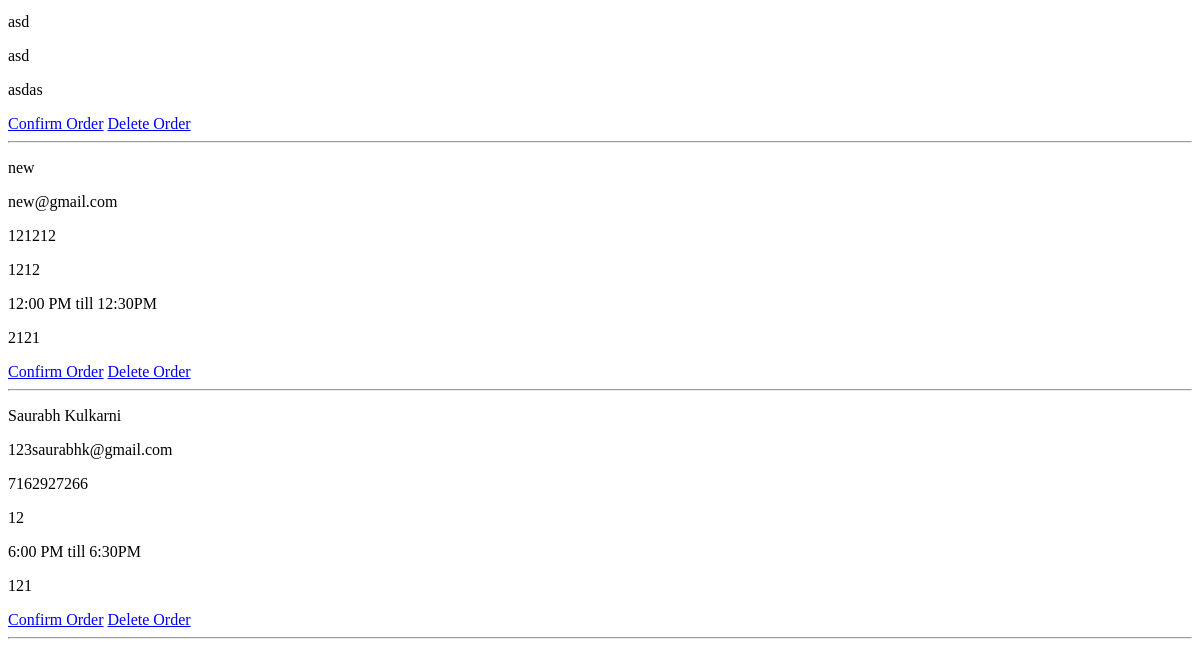
Before: /kitchen/ (lower part) with the older database file.
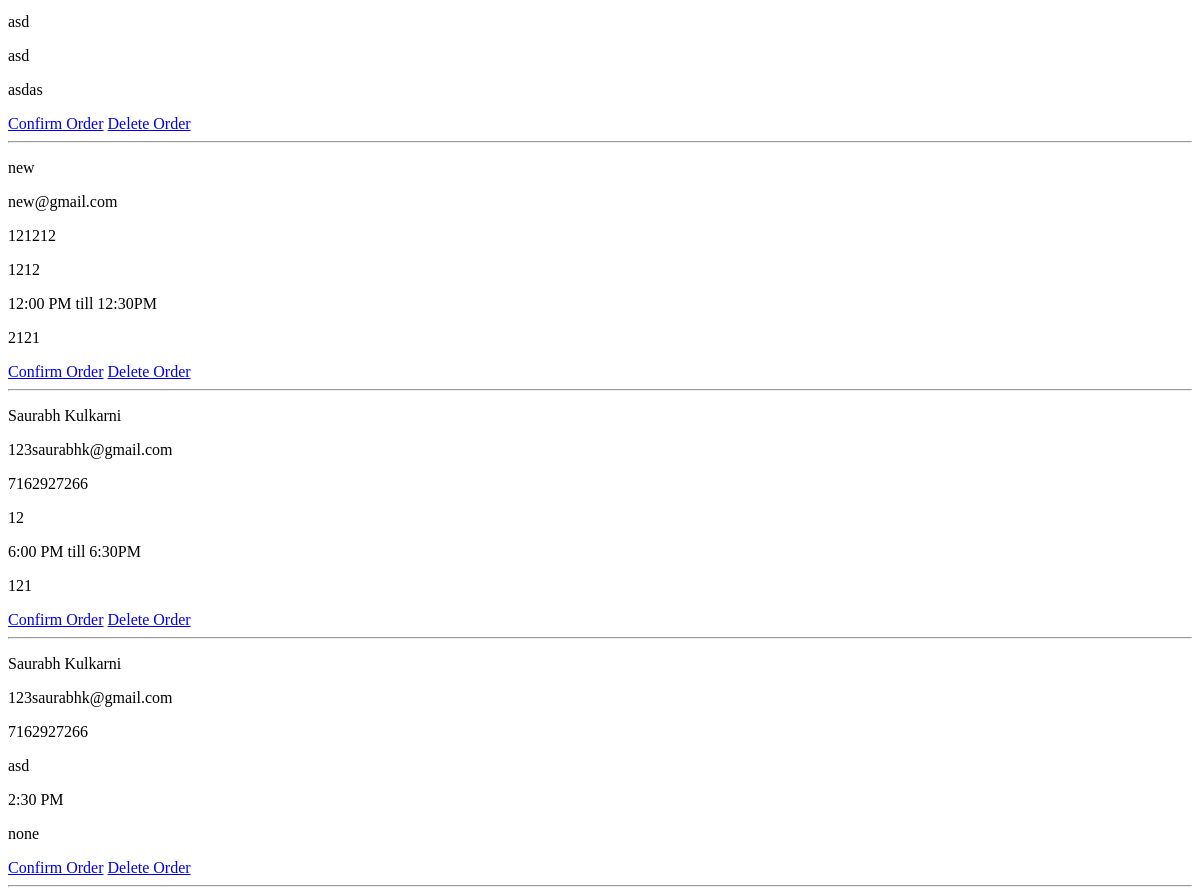
After: the same page with the newer database file.
### tasks/models.py (models this page shows)
class Task(models.Model):
	your_name = models.CharField(max_length=1000)
	email     = models.EmailField(default='forgot to enter email')
	phone_number = models.CharField(max_length=12,default='forgot to enter phonr number')
	order_size = models.CharField(default='forgot to enter order size',max_length=1000)
	time_choice = (
    	('Please Select Time Slot','Please Select Time Slot'),
    	('12:00 PM','12:00 PM'),
    	('12:30 PM','12:30 PM'),
    	('1:00 PM','1:00 PM'),
    	('1:30 PM','1:30 PM'),
    	('2:00 PM','2:00 PM'),
    	('2:30 PM','2:30 PM'),
    	('3:00 PM','3:00 PM'),
    	('3:30 PM','3:30 PM'),
    	('4:00 PM','4:00 PM'),
    	('4:30 PM','4:30 PM'),
    	('5:00 PM','5:00 PM'),
    	('5:30 PM','5:30 PM'),
    	('6:00 PM','6:00 PM'),
    	('6:30 PM','6:30 PM'),
    	('7:00 PM','7:00 PM'),)
	delivery_time = models.CharField(default='take your time',max_length=1000,choices=time_choice)
	Dietary_Restrictions = models.CharField(max_length=1000,default='As per menu')
	Delivery_Address = models.CharField(default='Not Necessary',max_length=100000)
	created = models.DateTimeField(auto_now_add=True)

### tasks/views.py (the view)
# urls.py: path('kitchen/',views.index, name='kitchen'),
def index(request):
	tasks = Task.objects.all()
	context = {'tasks': tasks}
	return render(request,'tasks/list.html',context)

### tasks/templates/tasks/list.html (shortened to what this page needs)
{% for task in tasks %}
	<div>
		<p>{{ task.your_name }}</p>
		<p>{{ task.email }}</p>
		<p> {{ task.phone_number }}</p>
		<p>{{ task.order_size }}</p>
		<p>{{ task.delivery_time }}</p>
		<p>{{ task.Dietary_Restrictions }}</p>
	</div>
    	<a href = "{% url 'confirm' task.id %}">Confirm Order</a>
		<a href = "{% url 'delete' task.id %}">Delete Order</a>
	<hr>
{% endfor %}

Changed rows visible on the page:
added Task: your_name "Saurabh Kulkarni", email "123saurabhk@gmail.com", phone_number "7162927266", order_size "asd", delivery_time "2:30 PM", Dietary_Restrictions "none"
